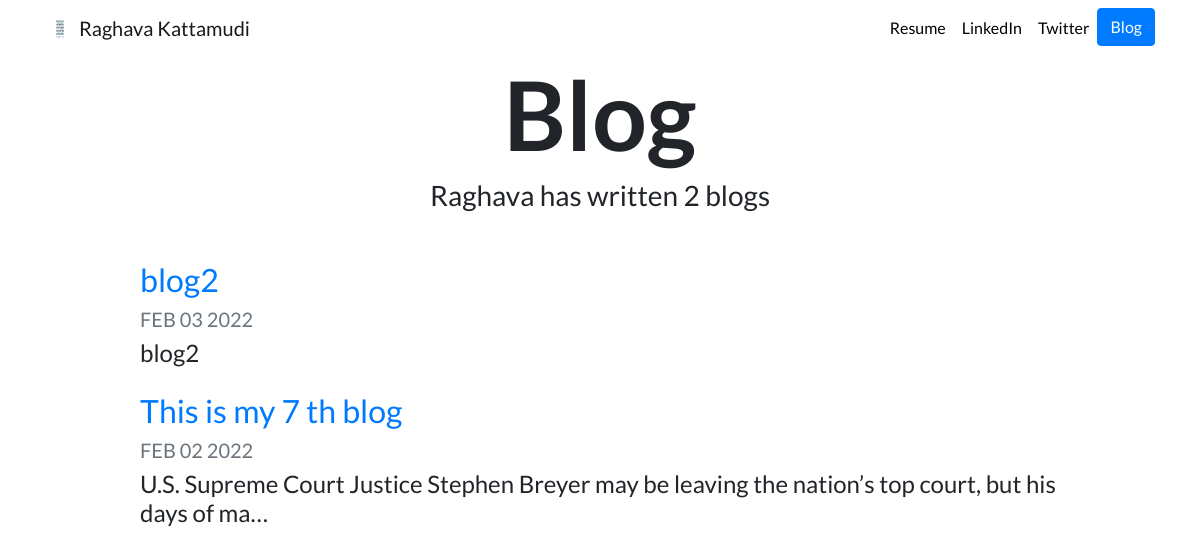
Screenshot of /blog/ with the database file from the repository.
### blog/models.py (models this page shows, shortened)
class Blog(models.Model):
    title = models.CharField(max_length=200)
    description = models.TextField()
    date = models.DateField()

### blog/views.py (the view)
# urls.py: path('',views.all_blogs, name = 'all_blogs'),
def all_blogs(request):
    blogs = Blog.objects.order_by('-date')
    return render(request, 'blog/all_blogs.html', {'blogs': blogs})

### blog/templates/blog/all_blogs.html
{% extends "portfolio/base.html" %}
{% load static %}
{% block content %}
<h1 id="blogtitle" class="font-weight-bold text-center">Blog</h1>
<h3 class="text-center mb-5">Raghava has written {{ blogs.count }} blog{{ blogs.count|pluralize }}</h3>
{% for blog in blogs %}
<div class="row justify-content-center my-3">
  <div class="col-md-10">
    <a href="{% url 'blog:detail' blog.id %}">
      <h2>{{ blog.title }}</h2>
    </a>
    <h5 class="text-muted">{{ blog.date|date:'M d Y'|upper }}</h5>
    <h4>{{ blog.description|striptags|truncatechars:100 }}</h4>
  </div>
</div>
{% endfor %}
{% endblock %}

### portfolio/static/portfolio/custom.css (style rules this page uses)
body { font-family: 'Lato', sans-serif; }
#blogtitle { font-size: 6rem; }

### rows the page displays
Blog: title "blog2", date "FEB 03 2022", description "blog2"
Blog: title "This is my 7 th blog", date "FEB 02 2022", description "U.S. Supreme Court Justice Stephen Breyer may be leaving the nation’s top court, but his days of ma…"

### other values shown
{{ blogs.count }} "2"
